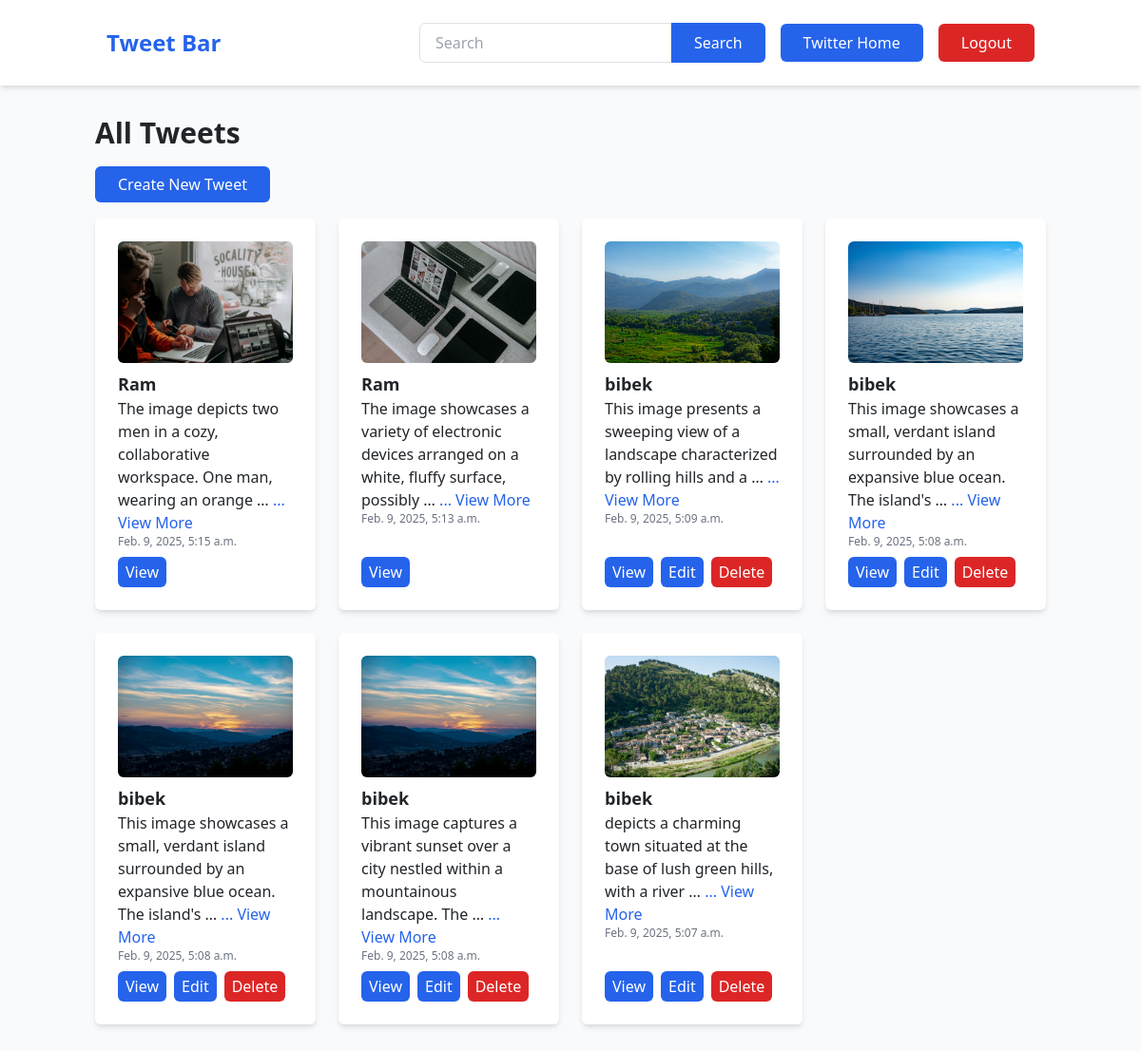
The app's page / (signed in) with its own data.
### tweet/models.py (models this page shows, shortened)
class Tweet(models.Model):
    user = models.ForeignKey(User, on_delete=models.CASCADE)
    text = models.TextField()
    photo = models.ImageField(upload_to='photos/')
    created_at = models.DateTimeField(auto_now_add=True)
    updated_at = models.DateTimeField(auto_now=True)

### tweet/views.py (the view)
# urls.py: path('', views.tweet_list, name="tweet_list"),
def tweet_list(request):
    tweets = Tweet.objects.all().order_by('-created_at')
    return render(request, 'tweets/tweet_list.html', {'tweets': tweets})

### tweet/templates/tweets/tweet_list.html (shortened to what this page needs)
{% extends 'layout.html' %}
{% block content %}
<div class="my-8">
    <h1 class="text-3xl font-semibold mb-4">All Tweets</h1>
    <a href="{% url 'tweet_create' %}" class="bg-blue-600 text-white py-2 px-4 rounded-md hover:bg-blue-700">Create New Tweet</a>
    <div class="mt-6 grid grid-cols-1 sm:grid-cols-2 md:grid-cols-3 lg:grid-cols-4 gap-4">
        {% for tweet in tweets %}
        <div class="bg-white p-4 shadow-md rounded-md flex flex-col">
            <div class="flex-shrink-0 mb-2">
                {% if tweet.photo %}
                <img src="{{ tweet.photo.url }}" alt="Tweet Photo" class="w-full h-32 object-cover rounded-md">
                {% endif %}
            </div>
            <div class="flex-1">
                <h3 class="font-semibold text-lg">{{ tweet.user.username }}</h3>
                <p class="text-base">
                    {{ tweet.text|truncatewords:15 }}
                    {% if tweet.text|length > 100 %}
                    <a href="{% url 'tweet_detail' tweet.pk %}" class="text-blue-600 hover:underline cursor-pointer">... View More</a>
                    {% endif %}
                </p>
                <p class="text-gray-500 text-xs">{{ tweet.created_at }}</p>
            </div>
            <div class="flex space-x-2 mt-2">
                <a href="{% url 'tweet_detail' tweet.pk %}" class="bg-blue-600 text-white py-1 px-2 rounded-md hover:bg-blue-700">View</a>
                {% if tweet.user == user %}
                <a href="{% url 'tweet_edit' tweet.pk %}" class="bg-blue-600 text-white py-1 px-2 rounded-md hover:bg-blue-700">Edit</a>
                <a href="{% url 'tweet_delete' tweet.pk %}" class="bg-red-600 text-white py-1 px-2 rounded-md hover:bg-red-700">Delete</a>
                {% endif %}
            </div>
        </div>
        {% endfor %}
    </div>
</div>
{% endblock %}

### records on screen
Tweet: photo (picture), user.username "Ram", text "The image depicts two men in a cozy, collaborative workspace. One man, wearing an orange …", shows "... View More", created_at "Feb. 9, 2025, 5:15 a.m."
Tweet: photo (picture), user.username "Ram", text "The image showcases a variety of electronic devices arranged on a white, fluffy surface, possibly …", shows "... View More", created_at "Feb. 9, 2025, 5:13 a.m."
Tweet: photo (picture), user.username "bibek", text "This image presents a sweeping view of a landscape characterized by rolling hills and a …", shows "... View More", created_at "Feb. 9, 2025, 5:09 a.m.", shows "Edit"
Tweet: photo (picture), user.username "bibek", text "This image showcases a small, verdant island surrounded by an expansive blue ocean. The island's …", shows "... View More", created_at "Feb. 9, 2025, 5:08 a.m.", shows "Edit"
Tweet: photo (picture), user.username "bibek", text "This image showcases a small, verdant island surrounded by an expansive blue ocean. The island's …", shows "... View More", created_at "Feb. 9, 2025, 5:08 a.m.", shows "Edit"
Tweet: photo (picture), user.username "bibek", text "This image captures a vibrant sunset over a city nestled within a mountainous landscape. The …", shows "... View More", created_at "Feb. 9, 2025, 5:08 a.m.", shows "Edit"
Tweet: photo (picture), user.username "bibek", text "depicts a charming town situated at the base of lush green hills, with a river …", shows "... View More", created_at "Feb. 9, 2025, 5:07 a.m.", shows "Edit"
